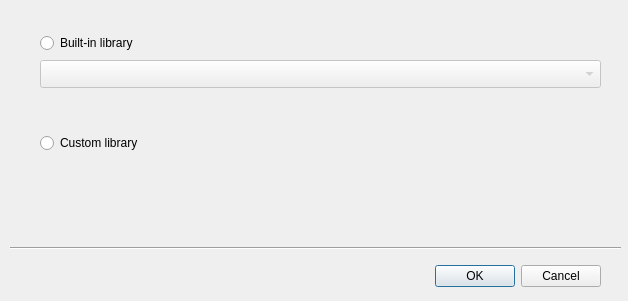
<?xml version="1.0" encoding="UTF-8"?>
<ui version="4.0">
 <class>Asn1Acn::Internal::ComponentImporter::ImportComponentDialog</class>
 <widget class="QDialog" name="Asn1Acn::Internal::ComponentImporter::ImportComponentDialog">
  <property name="geometry">
   <rect>
    <x>0</x>
    <y>0</y>
    <width>628</width>
    <height>301</height>
   </rect>
  </property>
  <property name="windowTitle">
   <string>Import ASN.1 components</string>
  </property>
  <widget class="QDialogButtonBox" name="buttonBox">
   <property name="geometry">
    <rect>
     <x>260</x>
     <y>260</y>
     <width>341</width>
     <height>32</height>
    </rect>
   </property>
   <property name="orientation">
    <enum>Qt::Horizontal</enum>
   </property>
   <property name="standardButtons">
    <set>QDialogButtonBox::Cancel|QDialogButtonBox::Ok</set>
   </property>
   <property name="centerButtons">
    <bool>false</bool>
   </property>
  </widget>
  <widget class="QRadioButton" name="builtInRadio">
   <property name="geometry">
    <rect>
     <x>40</x>
     <y>30</y>
     <width>141</width>
     <height>26</height>
    </rect>
   </property>
   <property name="text">
    <string>Built-in library</string>
   </property>
  </widget>
  <widget class="QComboBox" name="builtInCombo">
   <property name="enabled">
    <bool>false</bool>
   </property>
   <property name="geometry">
    <rect>
     <x>40</x>
     <y>60</y>
     <width>561</width>
     <height>28</height>
    </rect>
   </property>
  </widget>
  <widget class="QRadioButton" name="customRadio">
   <property name="geometry">
    <rect>
     <x>40</x>
     <y>130</y>
     <width>181</width>
     <height>26</height>
    </rect>
   </property>
   <property name="text">
    <string>Custom library</string>
   </property>
  </widget>
  <widget class="Line" name="line">
   <property name="geometry">
    <rect>
     <x>10</x>
     <y>240</y>
     <width>611</width>
     <height>16</height>
    </rect>
   </property>
   <property name="orientation">
    <enum>Qt::Horizontal</enum>
   </property>
  </widget>
  <widget class="Utils::PathChooser" name="asn1sccPathChooser" native="true">
   <property name="enabled">
    <bool>false</bool>
   </property>
   <property name="geometry">
    <rect>
     <x>50</x>
     <y>170</y>
     <width>551</width>
     <height>20</height>
    </rect>
   </property>
   <property name="sizePolicy">
    <sizepolicy hsizetype="Preferred" vsizetype="Preferred">
     <horstretch>1</horstretch>
     <verstretch>0</verstretch>
    </sizepolicy>
   </property>
  </widget>
 </widget>
 <customwidgets>
  <customwidget>
   <class>Utils::PathChooser</class>
   <extends>QWidget</extends>
   <header location="global">utils/pathchooser.h</header>
   <container>1</container>
  </customwidget>
 </customwidgets>
 <resources/>
 <connections>
  <connection>
   <sender>customRadio</sender>
   <signal>toggled(bool)</signal>
   <receiver>asn1sccPathChooser</receiver>
   <slot>setEnabled(bool)</slot>
   <hints>
    <hint type="sourcelabel">
     <x>130</x>
     <y>142</y>
    </hint>
    <hint type="destinationlabel">
     <x>325</x>
     <y>179</y>
    </hint>
   </hints>
  </connection>
  <connection>
   <sender>builtInRadio</sender>
   <signal>toggled(bool)</signal>
   <receiver>builtInCombo</receiver>
   <slot>setEnabled(bool)</slot>
   <hints>
    <hint type="sourcelabel">
     <x>110</x>
     <y>42</y>
    </hint>
    <hint type="destinationlabel">
     <x>320</x>
     <y>73</y>
    </hint>
   </hints>
  </connection>
 </connections>
</ui>
